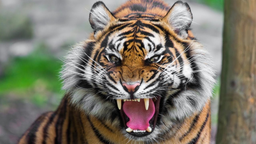
#> input picture logistic_regression/GMM/image_compression/data/tiger.png, 256 x 144 px, shrunk from 1280 x 720 before the run
$ python img_compress.py
#> lines starting #> are read from the running program, lines starting #| are printed output that depends on the picture
"""
@author: Zach
@time:   2022/5/19 上午9:10
@E-mail: one.bud@foxmail.com
@IDE:    PyCharm
@File:   img_compress.py
@Intro:  使用KMeans聚类算法进行图像压缩
"""
from skimage import io
from sklearn.cluster import KMeans
import numpy as np
import matplotlib.pyplot as plt

image = io.imread('./data/tiger.png')
#> image is the input picture: shape (144, 256, 3); mean R, G, B 123.5, 118.9, 105.4
plt.subplot(121)
plt.axis('off')
plt.imshow(image)  # 展示原图

rows, cols, dummy = image.shape  # 720 1280 3
#> rows = 144; cols = 256; dummy = 3
image = image.reshape(rows * cols, 3)  # (921600, 3)
model = KMeans(n_clusters=128, n_init=10, max_iter=200)
model.fit(image)
print('finished KMeans.')

clusters = np.asarray(model.cluster_centers_, dtype=np.uint8)  # (128, 3) model.cluster_centers_簇中心的坐标
# print(model.cluster_centers_.shape)  # (128, 3)
labels = np.asarray(model.labels_, dtype=np.uint8)  # (921600,)
# print(model.labels_.shape)  # (921600,)
labels = labels.reshape(rows, cols)  # (720, 1280)
np.save('./data/codebook_tiger.npy', clusters)
io.imsave('./data/compressed_tiger.png', labels)
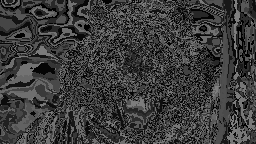
#> saved as compressed_tiger.png: shape (144, 256); min 0, max 127, mean 59.8
print('done.')

plt.subplot(122)
plt.axis('off')
plt.imshow(labels)
plt.tight_layout()
plt.show()
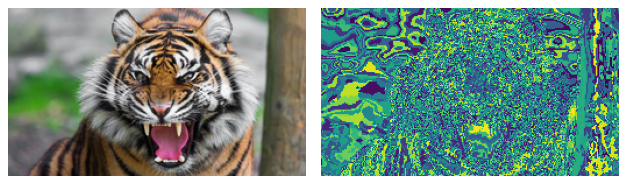
#> figure drawn by matplotlib, 2 panels
